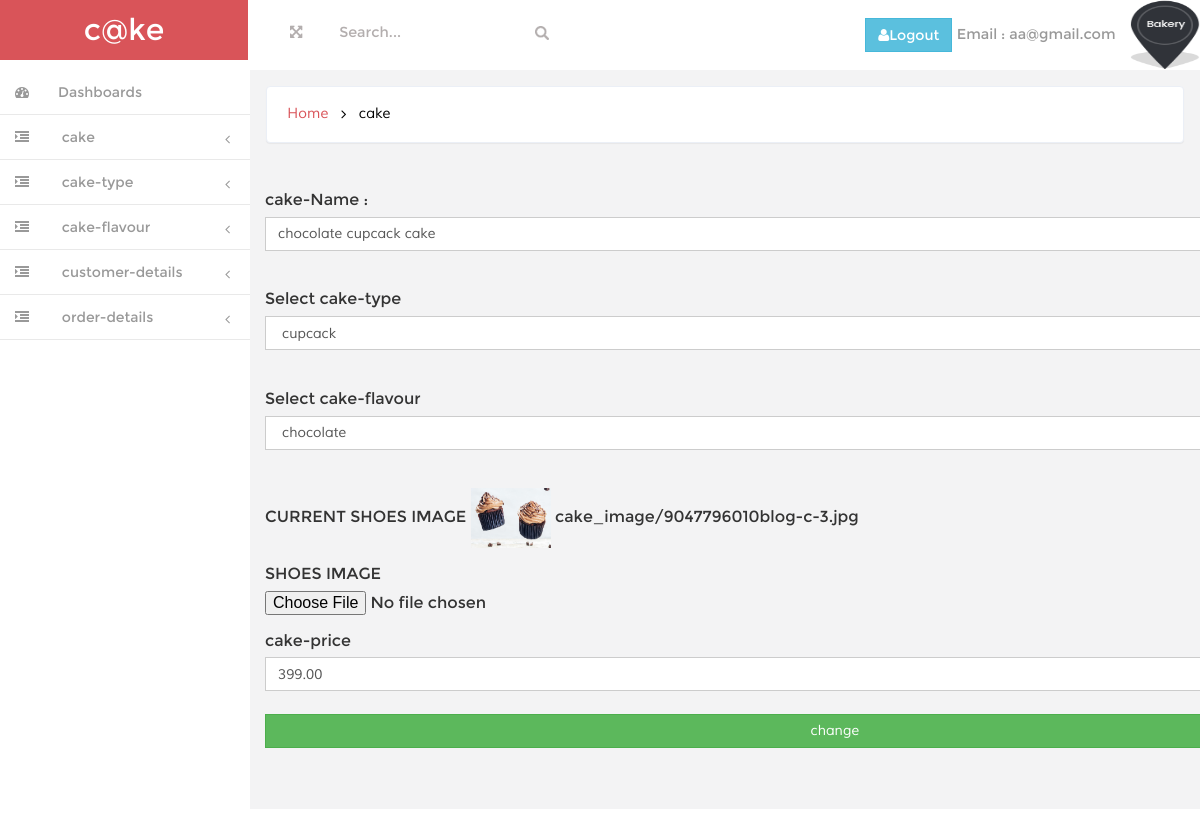
Page /admin/cake-edit.php?ck=2 (signed in) on the committed database.
### tables this page shows
CREATE TABLE IF NOT EXISTS `cake_details` (
  `cake_id` int(10) NOT NULL AUTO_INCREMENT,
  `cake_name` varchar(255) NOT NULL,
  `cake_img` varchar(255) NOT NULL,
  `diff_ty` varchar(50) NOT NULL,
  `flavour` varchar(50) NOT NULL,
  `cake_price` double(5,2) NOT NULL,
  PRIMARY KEY (`cake_id`)
);

### admin/cake-edit.php (the view, shortened to what this page needs)
<?php
include("same.php");
if(isset($_SESSION["admin_email"]))
{
include("header.php");
include("side-bar.php");
?>
        <div id="page-wrapper" class="gray-bg dashbard-1">
       <div class="content-main">
		    <div class="banner">
				<h2>
				<a href="index.php">Home</a>
				<i class="fa fa-angle-right"></i>
				<span>cake</span>
				</h2>
		    </div>
           <?php
            $ids=$_GET["ck"];
            $sel_qry="SELECT `cake_id`, `cake_name`, `cake_img`, `diff_ty`, `flavour`, `cake_price` FROM `cake_details` WHERE cake_id=$ids";
            $qry=mysqli_query($con,$sel_qry);
            $fetch_qr=mysqli_fetch_array($qry);
            ?>
		  <div class="container">
                <form action="" method="post" enctype="multipart/form-data">
                    <div class="form-group"><br><br>
                        <label>cake-Name : </label><input type="text" name="cname" class="form-control" value="<?php echo $fetch_qr[1]; ?>" required><br>
                    </div>
                    <div class="form-group">
                        <label>Select cake-type</label>
                        <select class="form-control" name="ctype" required>
                            <option selected><?php echo $fetch_qr[3]; ?></option>
                        </select>
                    </div><br>
                    <div class="form-group">
                        <label>Select cake-flavour</label>
                        <select name="cflavour" class="form-control" required>
                            <option selected><?php echo $fetch_qr[4]; ?></option>
                        </select>
                    </div><br>
                    <div class="form-group">
                      <label>CURRENT SHOES IMAGE</label>
                        <img src="<?php echo $fetch_qr[2]; ?>" style="width:80px;height:60px">&nbsp;<?php echo  $fetch_qr[2]; ?>
                  </div>
                    <div class="form-group">
                      <label>SHOES IMAGE</label>
                        <input type="file" name="cimg"/>
                    </div>
                    <div class="form-group">
                        <label>cake-price</label>
                        <input type="text" name="cprice" required value="<?php echo $fetch_qr[5]; ?>" class="form-control"><br>
                        <input type="submit" name="add" value="change" class="form-control btn btn-success"><br><br>
                    </div><br>
                </form>
           </div>
		</div>
       </div>
</body>
</html>
<?php
   }
   else
   {
       echo "<script>
             window.location='index.php'</script>";
   }
       ?>

### admin/css/style.css (style rules this page uses)
h4, h5, h6, h1, h2, h3 { margin: 0; }
html, body { font-family:'Montserrat-Regular'; font-size: 100%; background:#F3F3F4; overflow-x: hidden; }
body a { transition:0.5s all; -webkit-transition:0.5s all; -moz-transition:0.5s all; -o-transition:0.5s all; -ms-transition:0.5s all; }
@media (min-width: 768px) { #page-wrapper { position: inherit; margin: 0 0 0 240px; min-height: 1000px; } }
.content-main { background-color: #F3F3F4; padding-top: 1em; }
.banner { background: #fff; display: block; margin: 0em 1em ; padding:1em; border: 1px solid #ebeff6; border-color: #ebeff6; border-radius: 4px; -webkit-border-radius: 4px; -o-border-radius: 4px; -moz-border-radius: 4px; -ms-border-radius: 4px; -webkit-box-shadow: 0 1px 1px rgba(0,0,0,.05); box-shadow: 0 1px 1px rgba(0,0,0,.05); }
.banner h2 { font-size:0.9em; }
.banner h2 a { color:#D95459; text-decoration:none; font-family: 'Muli-Regular'; padding:0.3em ; }
.banner h2 span { color:#000; font-family: 'Muli-Regular'; padding:0.3em ; }
.banner h2 i { color:#000; vertical-align:middle; padding:0.3em ; }
.form-control { box-shadow: none; outline: none; border-radius: 0px; font-family: 'Muli-Regular'; }
.btn { border-radius: 0px; outline: none; }
.checkbox-inline label,.checkbox-inline1 label,.form-group label { font-weight:400; }

### admin/css/custom.css (style rules this page uses)
#page-wrapper { min-height: 568px; }
@media (min-width:768px) { #page-wrapper { position: inherit; margin: 0 0 0 250px; } }

### rows in the picture
cake_details: cname "chocolate cupcack cake", ctype "cupcack", cflavour "chocolate", cake_img (picture), cake_img "cake_image/9047796010blog-c-3.jpg", cprice "399.00"

### other values in the picture
$_SESSION["admin_email"] "aa@gmail.com"
